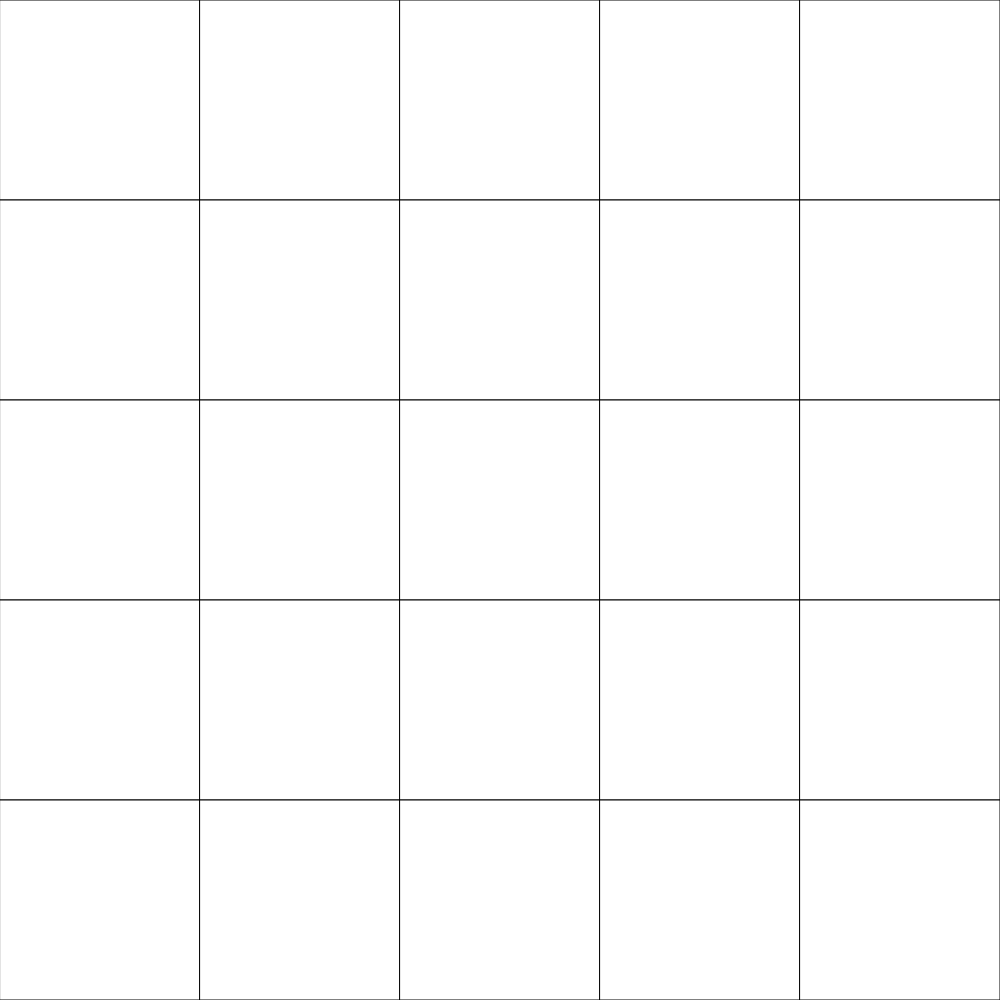
Frame 1 (no input)
Frame 60 (no input): identical to frame 1, image omitted
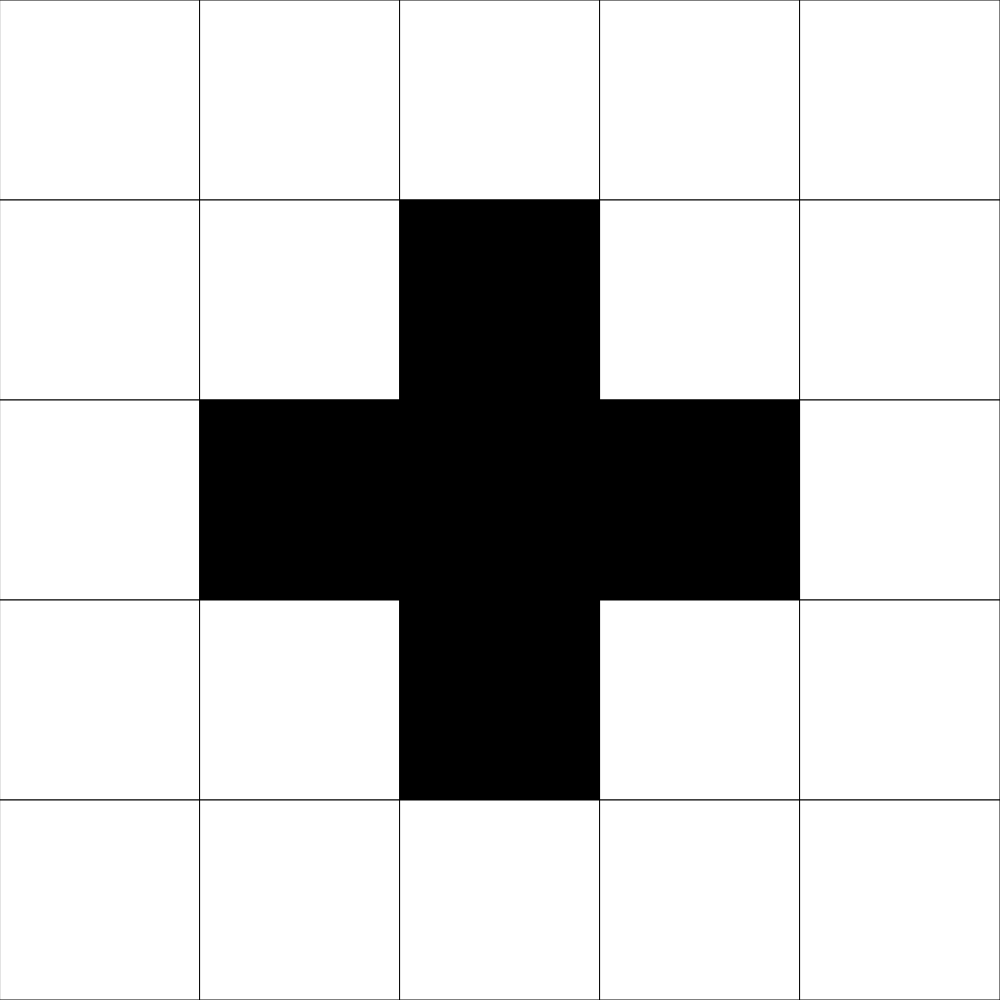
Frame 120 (the mouse pressed at the canvas centre since frame 60)

The p5.js sketch that drew these frames (run headless with seeded random() and noise() and a simulated clock; from frame 60 on, the mouse is pressed at the canvas centre):

// p5.js sketch
// ── sketch.js
// Grid Neighbours Game
// Umair Khan
// 9/28/2021

let gridSize = 5;
let grid;
let cellSize;

function setup() {
  if (windowHeight < windowWidth) {
    createCanvas(windowHeight, windowHeight);
  }
  else {
    createCanvas(windowWidth, windowWidth);
  }
  
  grid = createRandomArray(gridSize);

  cellSize = width / gridSize;
}

function draw() {
  background(220);

  displayGrid();
}

function mousePressed() {

  let cellX = Math.floor(mouseX/cellSize); 
  let cellY = Math.floor(mouseY/cellSize); 

  swap(cellX, cellY);
  swap(cellX, cellY-1);
  swap(cellX, cellY+1);
  swap(cellX-1, cellY);
  swap(cellX+1, cellY);
}

function swap(x, y) {
  if (x>=0 && x<gridSize && y>=0 && y<gridSize) {
    if (grid[y][x] === 0){
      grid[y][x] = 1;
    }
    else if (grid[y][x] === 1){
      grid[y][x] = 0;
    }
  }

}

function createRandomArray(howLarge) {
  let newArray = [];
  for (let y = 0; y < howLarge; y++) {
    newArray.push([]);
    for(let x = 0; x < howLarge; x++) {
      newArray[y].push(0);
      // if (random(0, 100) > 50){
      //   newArray[y].push(0);
      // }
      // else {
      //   newArray[y].push(1);
      // }
    }
  }
  return newArray;
}

function displayGrid() {
  for (let y=0; y < gridSize; y++) {
    for (let x=0; x < gridSize; x++) {
      if (grid[y][x] === 0){
        fill("white");
      }
      else if (grid[y][x] === 1) {
        fill("black"); 
      }
      rect(x*cellSize, y*cellSize, cellSize, cellSize);
    }
  }
}
